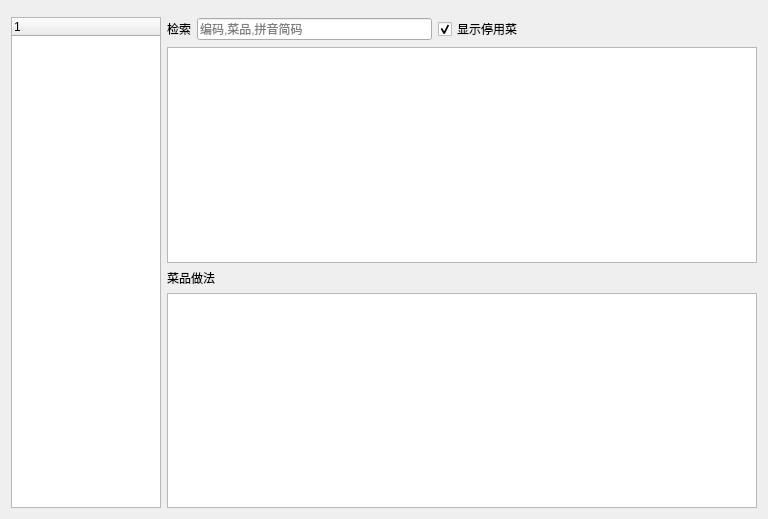
<?xml version="1.0" encoding="UTF-8"?>
<ui version="4.0">
 <class>w_bt_dish_cookset_Dialog</class>
 <widget class="QDialog" name="w_bt_dish_cookset_Dialog">
  <property name="geometry">
   <rect>
    <x>0</x>
    <y>0</y>
    <width>768</width>
    <height>519</height>
   </rect>
  </property>
  <property name="windowTitle">
   <string>Dialog</string>
  </property>
  <layout class="QGridLayout" name="gridLayout">
   <item row="0" column="0" colspan="2">
    <widget class="lds_toolbar" name="widget"/>
   </item>
   <item row="1" column="0">
    <widget class="lds_treeWidget" name="treeWidget">
     <property name="maximumSize">
      <size>
       <width>150</width>
       <height>16777215</height>
      </size>
     </property>
     <column>
      <property name="text">
       <string notr="true">1</string>
      </property>
     </column>
    </widget>
   </item>
   <item row="1" column="1">
    <layout class="QVBoxLayout" name="verticalLayout">
     <item>
      <layout class="QHBoxLayout" name="horizontalLayout">
       <item>
        <widget class="QLabel" name="label">
         <property name="text">
          <string>检索</string>
         </property>
         <property name="wordWrap">
          <bool>true</bool>
         </property>
        </widget>
       </item>
       <item>
        <widget class="lds_lineedit_clear" name="lineEdit">
         <property name="placeholderText">
          <string>编码,菜品,拼音简码</string>
         </property>
        </widget>
       </item>
       <item>
        <widget class="QCheckBox" name="checkBox">
         <property name="text">
          <string>显示停用菜</string>
         </property>
         <property name="checked">
          <bool>true</bool>
         </property>
        </widget>
       </item>
       <item>
        <spacer name="horizontalSpacer">
         <property name="orientation">
          <enum>Qt::Horizontal</enum>
         </property>
         <property name="sizeHint" stdset="0">
          <size>
           <width>40</width>
           <height>20</height>
          </size>
         </property>
        </spacer>
       </item>
      </layout>
     </item>
     <item>
      <widget class="lds_tableView" name="tableView"/>
     </item>
     <item>
      <widget class="QLabel" name="label_2">
       <property name="styleSheet">
        <string notr="true"/>
       </property>
       <property name="text">
        <string>菜品做法</string>
       </property>
      </widget>
     </item>
     <item>
      <widget class="lds_tableView" name="tableView_2"/>
     </item>
    </layout>
   </item>
  </layout>
 </widget>
 <customwidgets>
  <customwidget>
   <class>lds_tableView</class>
   <extends>QTableView</extends>
   <header>lds_tableview.h</header>
  </customwidget>
  <customwidget>
   <class>lds_lineedit_clear</class>
   <extends>QLineEdit</extends>
   <header>lds_lineedit_clear.h</header>
  </customwidget>
  <customwidget>
   <class>lds_treeWidget</class>
   <extends>QTreeWidget</extends>
   <header>lds_treewidget.h</header>
  </customwidget>
  <customwidget>
   <class>lds_toolbar</class>
   <extends>QFrame</extends>
   <header>lds_toolbar.h</header>
   <container>1</container>
  </customwidget>
 </customwidgets>
 <resources/>
 <connections/>
</ui>
